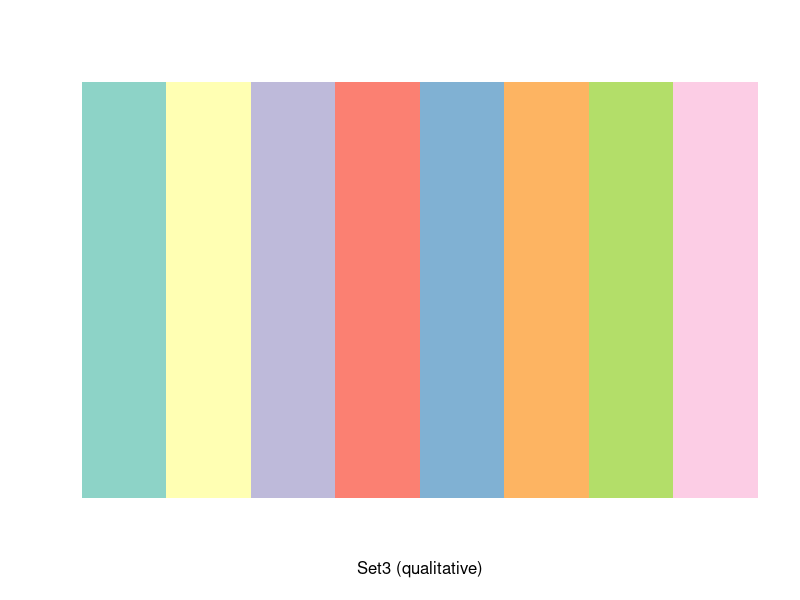
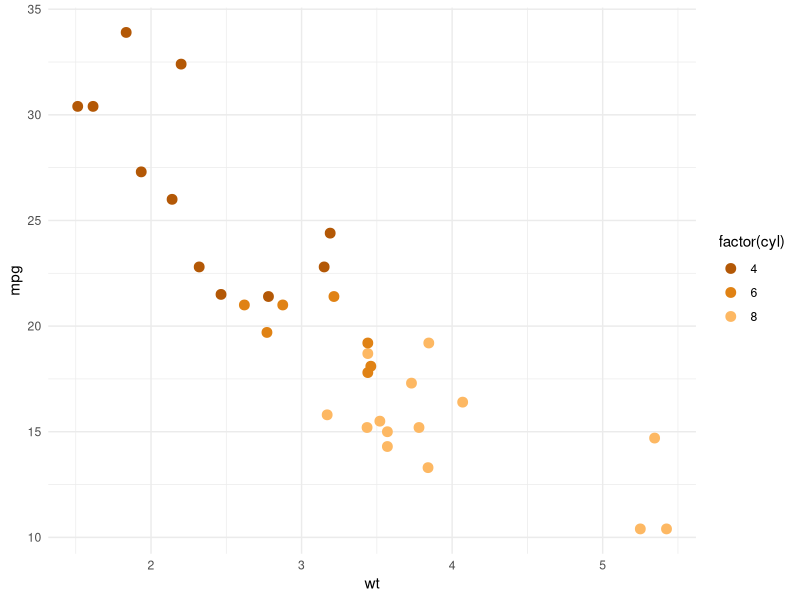
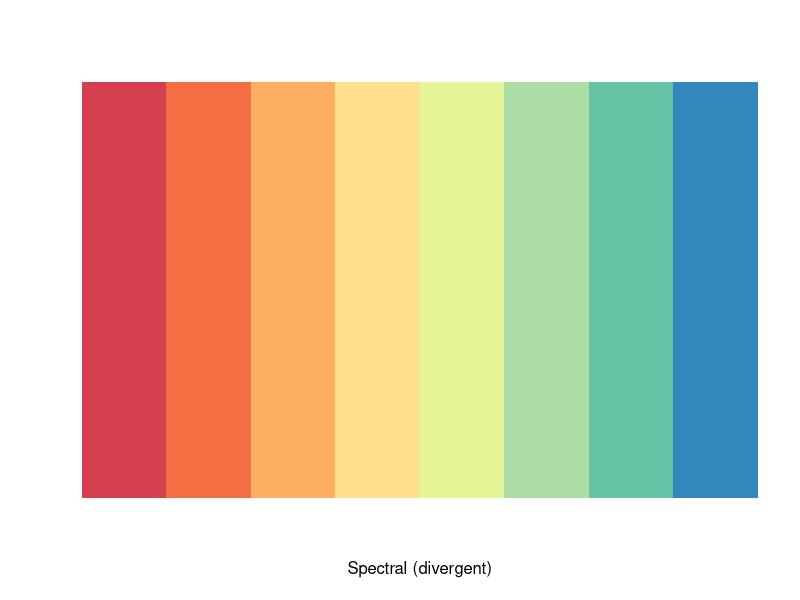
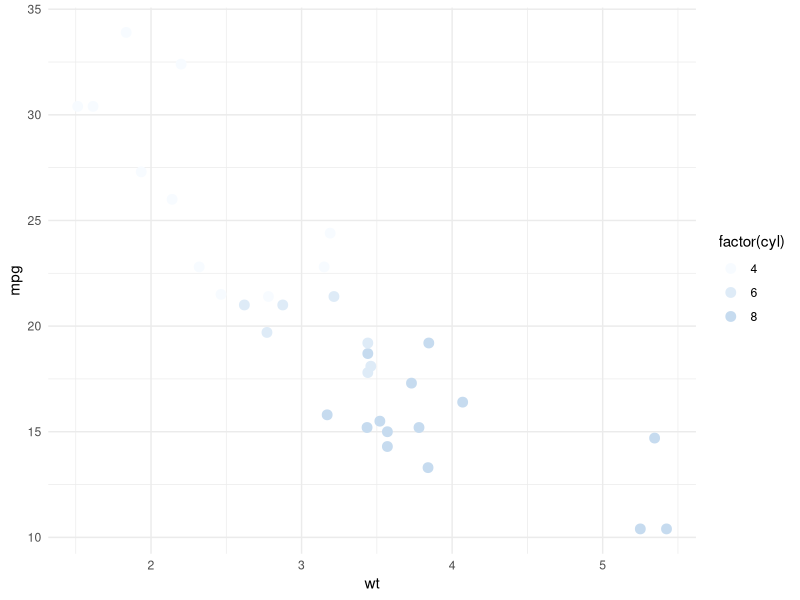
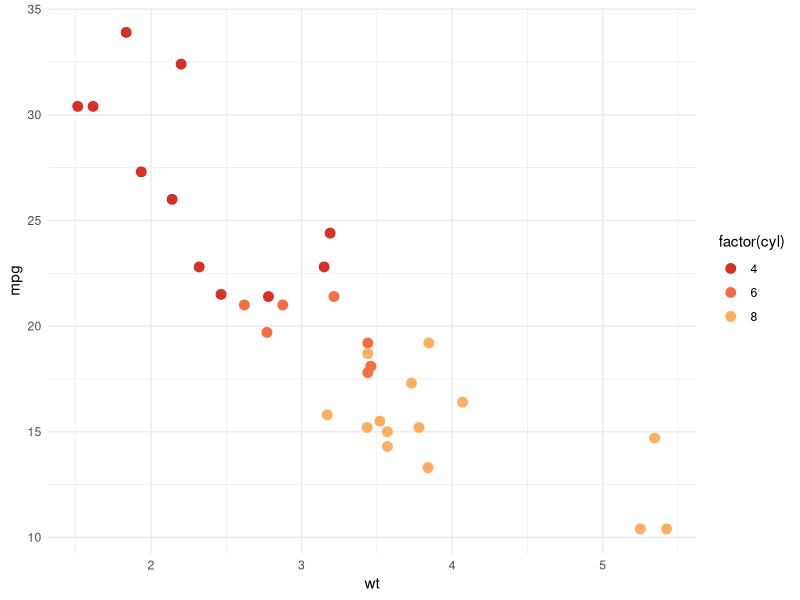
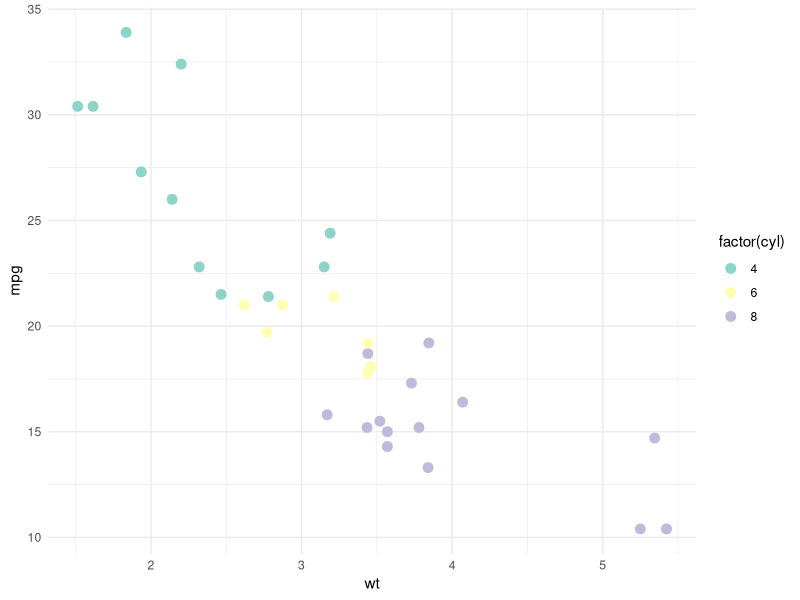

R code for these plots, in order:
## ---- chunk 1
knitr::opts_chunk$set(
  warning=FALSE,
  message=FALSE,
  fig.align='center'
)
## ---- chunk 2
library(RColorBrewer)
print(brewer.pal(n = 8, name = "Set3"))
display.brewer.pal(n = 8, name = "Set3")
## ---- chunk 3
library(RColorBrewer)
colors = brewer.pal(n = 8, name = "PuOr")

# basic plot
library(ggplot2)
ggplot(mtcars, aes(x = wt, y = mpg, color = factor(cyl))) +
  geom_point(size = 3) +
  scale_color_manual(values = colors) +
  theme_minimal()
## ---- chunk 4
library(RColorBrewer)
brewer.pal(n = 8, name = "Spectral")
## ---- chunk 5
library(RColorBrewer)
display.brewer.pal(n = 8, name = "Spectral")
## ---- chunk 6
library(RColorBrewer)
colors_seq = brewer.pal(n = 8, name = "Blues")
colors_div = brewer.pal(n = 8, name = "RdYlBu")
colors_qual = brewer.pal(n = 8, name = "Set3")

# basic plot
library(ggplot2)
ggplot(mtcars, aes(x = wt, y = mpg, color = factor(cyl))) +
  geom_point(size = 3) +
  scale_color_manual(values = colors_seq) +
  theme_minimal()

ggplot(mtcars, aes(x = wt, y = mpg, color = factor(cyl))) +
  geom_point(size = 3) +
  scale_color_manual(values = colors_div) +
  theme_minimal()

ggplot(mtcars, aes(x = wt, y = mpg, color = factor(cyl))) +
  geom_point(size = 3) +
  scale_color_manual(values = colors_qual) +
  theme_minimal()
